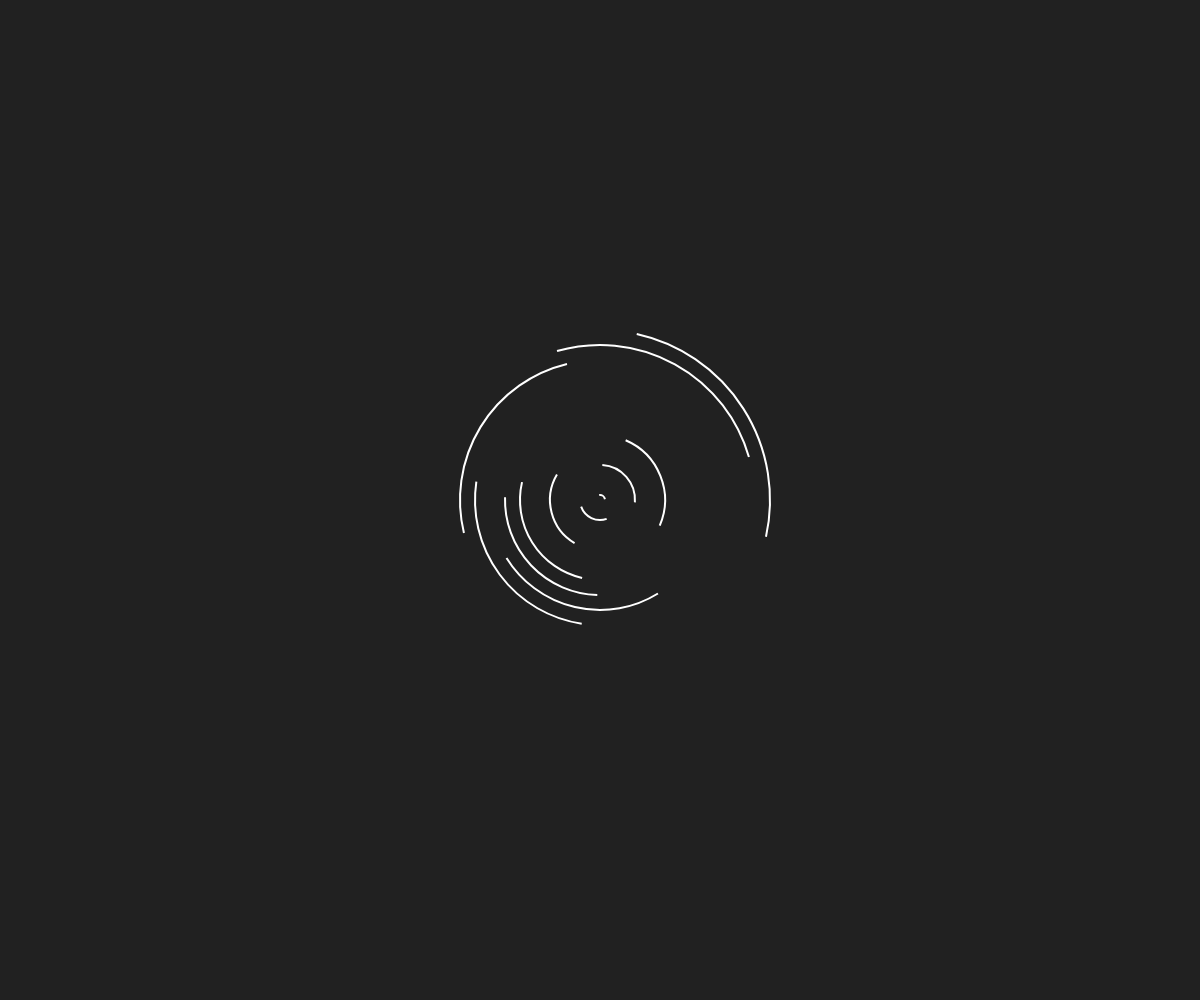
Frame 1 (no input)
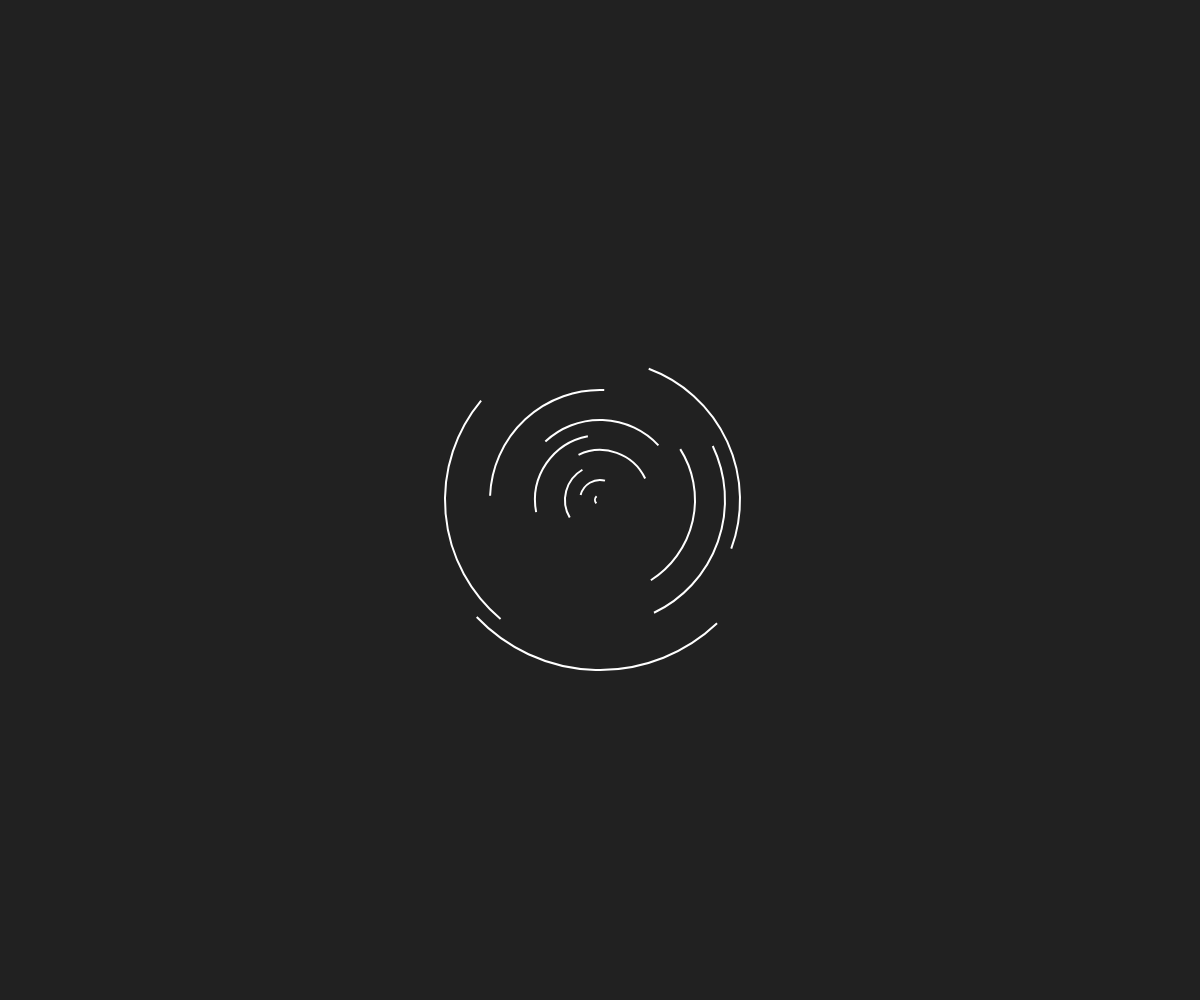
Frame 60 (no input)
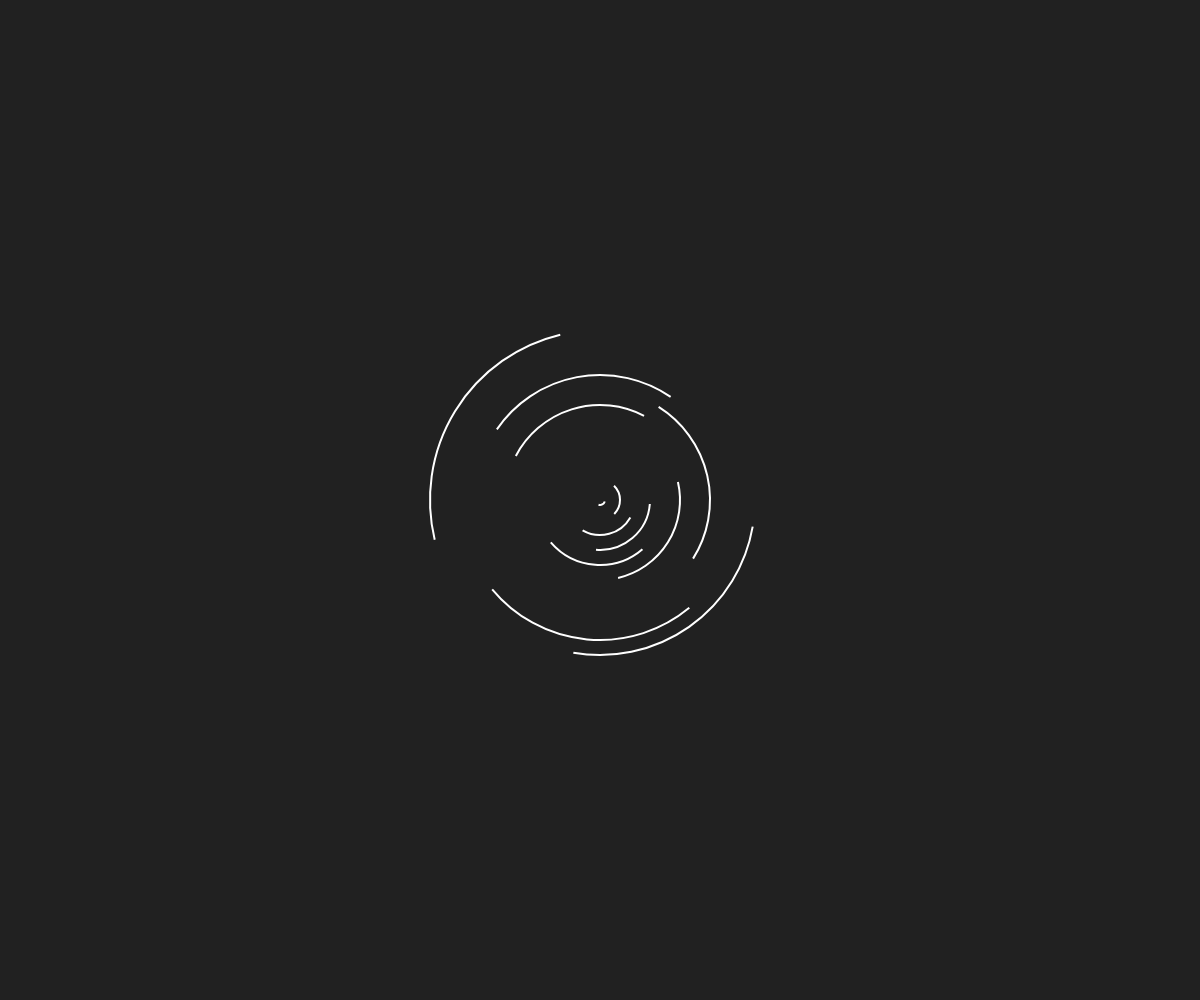
Frame 120 (the mouse pressed at the canvas centre since frame 60)

The p5.js sketch that drew these frames (run headless with seeded random() and noise() and a simulated clock; from frame 60 on, the mouse is pressed at the canvas centre):

// p5.js sketch
// ── sketch.js
"use strict";
//==========
// p5.js

let nums = [];
let colors = [];

function setup(){
	createCanvas(windowWidth, windowHeight);
	frameRate(64);
	angleMode(DEGREES);
	rectMode(CENTER);
	strokeCap(SQUARE)

	noFill();
	stroke(255);
	strokeWeight(2);

	nums.push(random(360));
	nums.push(random(360));
	nums.push(random(360));
	nums.push(random(360));
	nums.push(random(360));
	nums.push(random(360));
	nums.push(random(360));
	nums.push(random(360));
	nums.push(random(360));
	nums.push(random(360));
	nums.push(random(360));
	nums.push(random(360));

	colors.push(color(22, 105, 122));
	colors.push(color(72, 159, 181));
	colors.push(color(130, 192, 204));
	colors.push(color(237, 231, 227));
	colors.push(color(255, 166, 43));
}

function draw(){

	let cX = width / 2;
	let cY = height / 2;

	background(33);

	for(let i=0; i<nums.length; i++){
		push();
		let s = 30 * i + 10;
		if(i%2 == 0){
			nums[i] += 4;
		}else{
			nums[i] -= 4;
		}
		translate(cX, cY);
		rotate(nums[i]);
		arc(0, 0, s, s, 0, 90);
		pop();
	}
}
